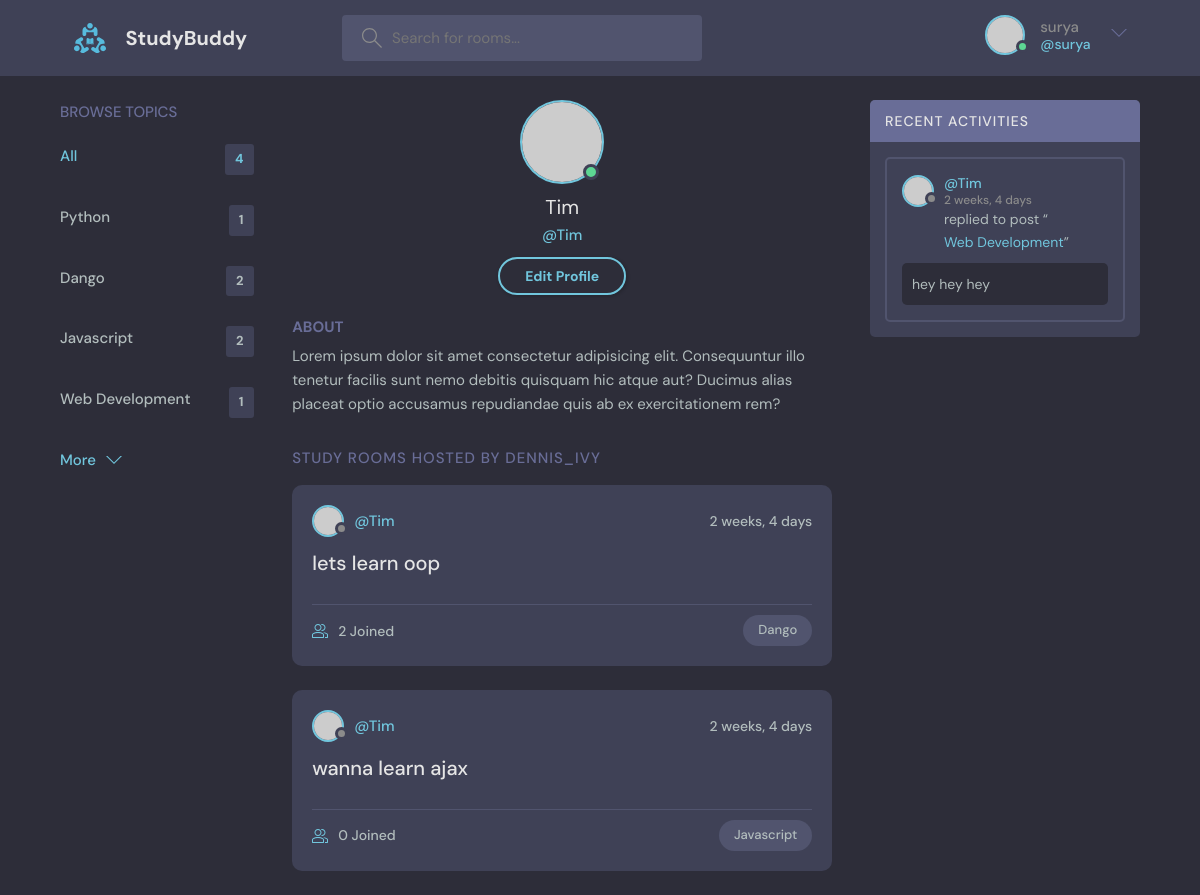
The app's page /profile/2/ (signed in) with its own data.
### base/models.py (models this page shows, shortened)
class Topic(models.Model):
    name = models.CharField(max_length=200)

class Room(models.Model):
    host =models.ForeignKey(User, on_delete=models.SET_NULL, null=True)
    topic =models.ForeignKey(Topic, on_delete=models.SET_NULL, null=True)
    name = models.CharField(max_length=200)
    Description = models.TextField(null=True, blank=True)
    participants =models.ManyToManyField(User, related_name='participants', blank=True)
    updated = models.DateTimeField(auto_now=True)
    created = models.DateTimeField(auto_now_add=True)
    class Meta:
        ordering = ['-updated', '-created'] #newest item is shown first
    def __str__(self):
        return self.name

class Message(models.Model):
    user = models.ForeignKey(User, on_delete=models.CASCADE)
    room = models.ForeignKey(Room, on_delete=models.CASCADE)
    body = models.TextField()
    updated = models.DateTimeField(auto_now=True)
    created = models.DateTimeField(auto_now_add=True)
    class Meta:
        ordering = ['-updated', '-created'] #newest item is shown first

### base/views.py (the view)
# urls.py: path('profile/<str:pk>/', views.userProfile, name= "user-profile"),
def userProfile(request,pk):
    user = User.objects.get(id=pk)
    rooms = user.room_set.all() #room is model name._set.all() get all children of rooms
    room_messages = user.message_set.all()
    topics = Topic.objects.all()
    context = {'user': user, 'rooms': rooms, 'room_messages':room_messages, 'topics':topics}
    return render(request, 'base/profile.html', context)

### base/templates/base/profile.html
{% extends 'main.html' %}
{% block content %}
  <main class="profile-page layout layout--3">
    <div class="container">
      <div>
        {% include 'base/topics_components.html' %}
      </div>
      <div class="roomList">
        <div class="profile">
          <div class="profile__avatar">
            <div class="avatar avatar--large active">
              <img src="https://randomuser.me/api/portraits/men/11.jpg" />
            </div>
          </div>
          <div class="profile__info">
            <h3>{{user.username}}</h3>
            <p>@{{user.username}}</p>
            <a href="/" class="btn btn--main btn--pill">Edit Profile</a>
          </div>
          <div class="profile__about">
            <h3>About</h3>
            <p>
              Lorem ipsum dolor sit amet consectetur adipisicing elit. Consequuntur illo tenetur
              facilis sunt nemo debitis quisquam hic atque aut? Ducimus alias placeat optio
              accusamus repudiandae quis ab ex exercitationem rem?
            </p>
          </div>
        </div>
        <div class="roomList__header">
          <div>
            <h2>Study Rooms Hosted by dennis_ivy</a>
            </h2>
          </div>
        </div>
        {% include 'base/feed_components.html' %}
      </div>
        {% include 'base/activity_components.html' %}
    </div>
  </main>
{% endblock content %}

### templates/navbar.html (shortened to what this page needs)
{% load static %}
<header class="header header--loggedIn">
    <div class="container">
      <a href="{% url 'home' %}" class="header__logo">
        <img src="{% static 'images/logo.svg' %}" />
        <h1>StudyBuddy</h1>
      </a>
      <form class="header__search" method="GET" action="{% url 'home' %}">
        <label>
          <input type="text" name="q" placeholder="Search for rooms..." />
        </label>
      </form>
      <nav class="header__menu">
       {% if request.user.is_authenticated %}
            <div class="header__user">
                <a href="profile.html">
                    <div class="avatar avatar--medium active">
                    <img src="https://randomuser.me/api/portraits/men/37.jpg" />
                    </div>
                    <p>{{ request.user.username }}<span>@{{ request.user.username}}</span></p>
                </a>
                <button class="dropdown-button">
                    <svg version="1.1" xmlns="http://www.w3.org/2000/svg" width="32" height="32" viewBox="0 0 32 32">
                    <title>chevron-down</title>
                    <path d="M16 21l-13-13h-3l16 16 16-16h-3l-13 13z"></path>
                    </svg>
                </button>
            </div>
        {% else %}
        <a href="{% url 'login' %}">
          <img src="{% static 'images/avatar.svg' %}" />
          <p>Login</p>
        </a>
        {% endif %}
      </nav>
    </div>
  </header>

### base/templates/base/topics_components.html
<div class="topics">
    <div class="topics__header">
        <h2>Browse Topics</h2>
    </div>
            <ul class="topics__list">
              <li>
                <a href="{% url 'home' %}" class="active">All <span>{{topics.count}}</span></a>
              </li>
              <li>
                {% for topic in topics %}
                    <a href="{% url 'home' %}?q={{topic.name}}">{{topic.name}} <span>{{topic.room_set.all.count}}</span> </a>
                {%endfor%}
                </li>
            </ul>
            <a class="btn btn--link" href="/">
              More
              <svg version="1.1" xmlns="http://www.w3.org/2000/svg" width="32" height="32" viewBox="0 0 32 32">
                <title>chevron-down</title>
                <path d="M16 21l-13-13h-3l16 16 16-16h-3l-13 13z"></path>
              </svg>
            </a>
</div>

### base/templates/base/feed_components.html (shortened to what this page needs)
{% for room in rooms %}
<div class="roomListRoom">
    <div class="roomListRoom__header">
      <a href="{% url 'user-profile' room.host.id %}" class="roomListRoom__author">
        <div class="avatar avatar--small">
          <img src="https://randomuser.me/api/portraits/women/11.jpg" />
        </div>
        <span>@{{room.host.username}}</span>
      </a>
      <div class="roomListRoom__actions">
        <span>{{ room.created|timesince }}</span>
      </div>
    </div>
    <div class="roomListRoom__content">
      <a href="{% url 'rooms' room.id %}">{{room.name}}</a>
    </div>
    <div class="roomListRoom__meta">
      <a href="{% url 'rooms' room.id %}" class="roomListRoom__joined">
        {{room.participants.all.count}} Joined
      </a>
      <p class="roomListRoom__topic">{{room.topic.name}}</p>
    </div>
</div>
{% endfor%}

### base/templates/base/activity_components.html (shortened to what this page needs)
<div class="activities">
    <div class="activities__header">
      <h2>Recent Activities</h2>
    </div>
    {% for message in room_messages %}
    <div class="activities__box">
      <div class="activities__boxHeader roomListRoom__header">
            <a href="{% url 'user-profile' message.user.id %}" class="roomListRoom__author">
            <div class="avatar avatar--small">
                <img src="https://randomuser.me/api/portraits/women/11.jpg" />
            </div>
            <p>
                @{{message.user}}
                <span>{{message.created| timesince}}</span>
            </p>
            </a>
      </div>
      <div class="activities__boxContent">
        <p>replied to post “<a href="{% url 'rooms' message.room.id %}">{{message.room}}</a>”</p>
        <div class="activities__boxRoomContent">
          {{message.body}}
        </div>
      </div>
    </div>
    {%endfor%}
</div>

### records on screen
Topic: name "Python", room_set.all.count "1"
Topic: name "Dango", room_set.all.count "2"
Topic: name "Javascript", room_set.all.count "2"
Topic: name "Web Development", room_set.all.count "1"
Room: host.username "Tim", created "2 weeks, 4 days", name "lets learn oop", participants.all.count "2", topic.name "Dango"
Room: host.username "Tim", created "2 weeks, 4 days", name "wanna learn ajax", participants.all.count "0", topic.name "Javascript"
Message: user "Tim", created "2 weeks, 4 days", room "Web Development", body "hey hey hey"

### other values on screen
{{ request.user.username }} "surya"
{{ topics.count }} "4"
{{ user.username }} "Tim"
